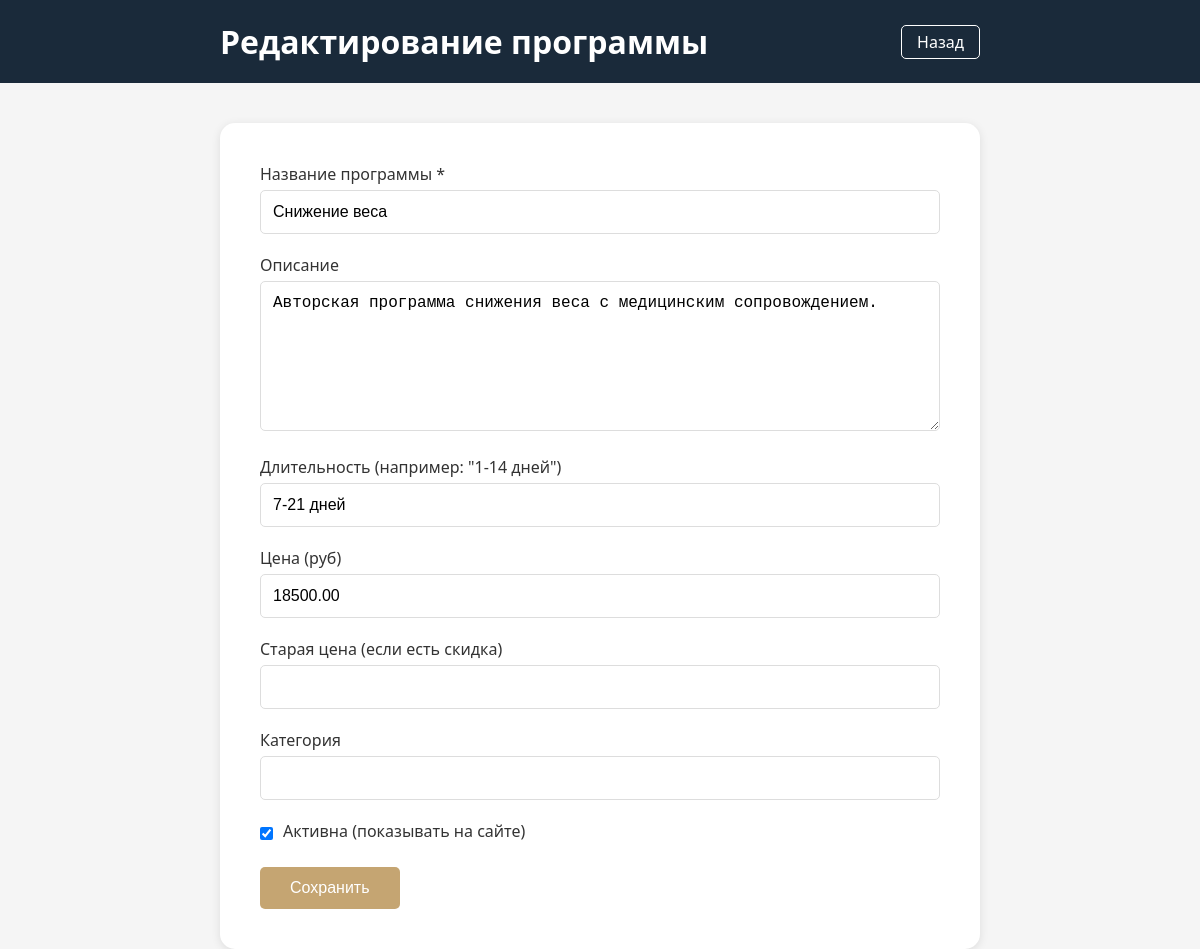
Screenshot of /admin_edit_program.php?id=3 (signed in) with the database file from the repository.
### tables this page shows
CREATE TABLE `programs` (
  `id` int NOT NULL,
  `title` varchar(255) NOT NULL,
  `description` text,
  `duration` varchar(100) DEFAULT NULL,
  `price` decimal(10,2) DEFAULT NULL,
  `old_price` decimal(10,2) DEFAULT NULL,
  `image` varchar(255) DEFAULT NULL,
  `category` varchar(100) DEFAULT NULL,
  `is_active` tinyint(1) DEFAULT '1',
  `created_at` timestamp NULL DEFAULT CURRENT_TIMESTAMP
);

### admin_edit_program.php (the view, shortened to what this page needs)
<?php
require_once 'db.php';
$id = isset($_GET['id']) ? (int)$_GET['id'] : 0;
$program = null;
if($id) {
    $stmt = $pdo->prepare("SELECT * FROM programs WHERE id = ?");
    $stmt->execute([$id]);
    $program = $stmt->fetch();
}
?>
<!DOCTYPE html>
<html lang="ru">
<head>
</head>
<body>
    <header class="header">
        <div class="container">
            <div class="header-content">
                <h1><?php echo $id ? 'Редактирование' : 'Добавление'; ?> программы</h1>
                <a href="admin.php" class="back-btn">Назад</a>
            </div>
        </div>
    </header>
    <div class="container">
        <div class="form-container">
            <form method="POST">
                <div class="form-group">
                    <label>Название программы *</label>
                    <input type="text" name="title" required value="<?php echo htmlspecialchars($program['title'] ?? ''); ?>">
                </div>
                <div class="form-group">
                    <label>Описание</label>
                    <textarea name="description"><?php echo htmlspecialchars($program['description'] ?? ''); ?></textarea>
                </div>
                <div class="form-group">
                    <label>Длительность (например: "1-14 дней")</label>
                    <input type="text" name="duration" value="<?php echo htmlspecialchars($program['duration'] ?? ''); ?>">
                </div>
                <div class="form-group">
                    <label>Цена (руб)</label>
                    <input type="number" name="price" value="<?php echo $program['price'] ?? ''; ?>">
                </div>
                <div class="form-group">
                    <label>Старая цена (если есть скидка)</label>
                    <input type="number" name="old_price" value="<?php echo $program['old_price'] ?? ''; ?>">
                </div>
                <div class="form-group">
                    <label>Категория</label>
                    <input type="text" name="category" value="<?php echo htmlspecialchars($program['category'] ?? ''); ?>">
                </div>
                <div class="form-group checkbox-group">
                    <input type="checkbox" name="is_active" <?php echo !isset($program) || $program['is_active'] ? 'checked' : ''; ?>>
                    <label>Активна (показывать на сайте)</label>
                </div>
                <button type="submit" name="save" class="btn">Сохранить</button>
            </form>
        </div>
    </div>
</body>
</html>

### admin_edit_program.php (style rules this page uses)
* { margin: 0; padding: 0; box-sizing: border-box; }
body { font-family: 'Segoe UI', Arial, sans-serif; background: #f5f5f5; }
.header { background: #1a2a3a; color: white; padding: 20px 0; }
.container { max-width: 800px; margin: 0 auto; padding: 0 20px; }
.header-content { display: flex; justify-content: space-between; align-items: center; }
.back-btn { color: white; text-decoration: none; padding: 5px 15px; border: 1px solid white; border-radius: 5px; }
.form-container { background: white; padding: 40px; border-radius: 15px; margin-top: 40px; box-shadow: 0 2px 10px rgba(0,0,0,0.1); }
.form-group { margin-bottom: 20px; }
.form-group label { display: block; margin-bottom: 5px; color: #333; font-weight: 500; }
.form-group input, .form-group textarea { width: 100%; padding: 12px; border: 1px solid #ddd; border-radius: 5px; font-size: 16px; }
.form-group textarea { height: 150px; resize: vertical; }
.checkbox-group { display: flex; align-items: center; gap: 10px; }
.checkbox-group input { width: auto; }
.btn { background: #c5a572; color: white; padding: 12px 30px; border: none; border-radius: 5px; font-size: 16px; cursor: pointer; }

### rows the page displays
programs: title "Снижение веса", description "Авторская программа снижения веса с медицинским сопровождением.", duration "7-21 дней", price "18500.00", is_active "☑"
